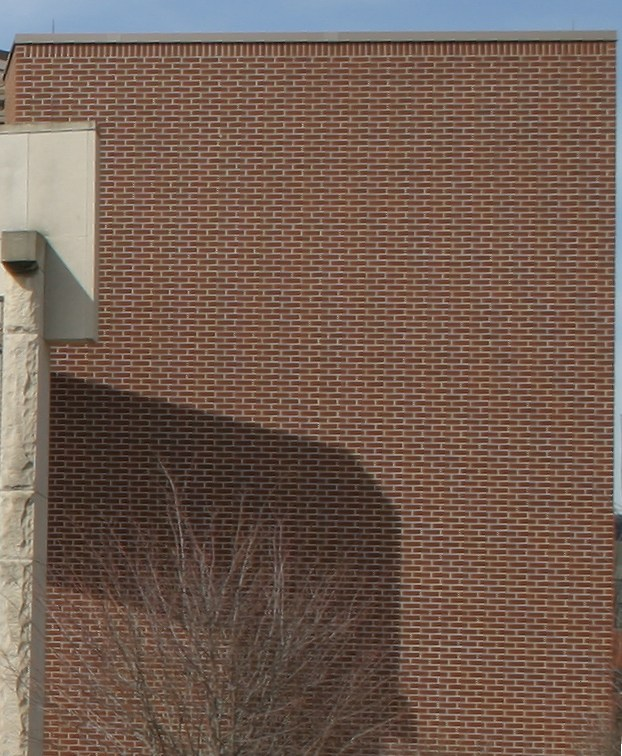
#> input picture W4/wall.jpg, 622 x 756 px
$ jupyter execute W4_exercise.ipynb   (shell and % lines are left out)   (older library calls are emulated)
#> lines starting #> are read from the running program, lines starting #| are printed output that depends on the picture; long printed decimals are rounded
# Week 4: Fourier transform: filtering and sampling

The exercise of this week is about Fourier Transform, image filtering and sampling. First load the following libraries that will be necessary.

[cell 1]

from time import time
from skimage.io import imread
from skimage.color import rgb2gray
from scipy.ndimage import convolve
from scipy.fftpack import fft2, ifft2, fftshift
from matplotlib.pyplot import imshow, show, figure
import numpy as np

Load the two images wall.jpg and sidewalk.jpg.

[cell 2]
wall = np.array(imread('wall.jpg'), dtype=np.float) / 255.
wall_gray = rgb2gray(wall)
imshow(wall)

[cell 3]
side = np.array(imread('sidewalk.jpg'), dtype=np.float) / 255.
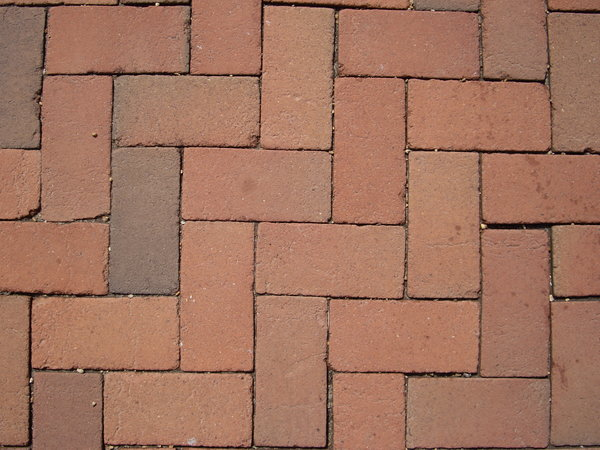
#> input picture W4/sidewalk.jpg, 600 x 450 px
side_gray = rgb2gray(side)
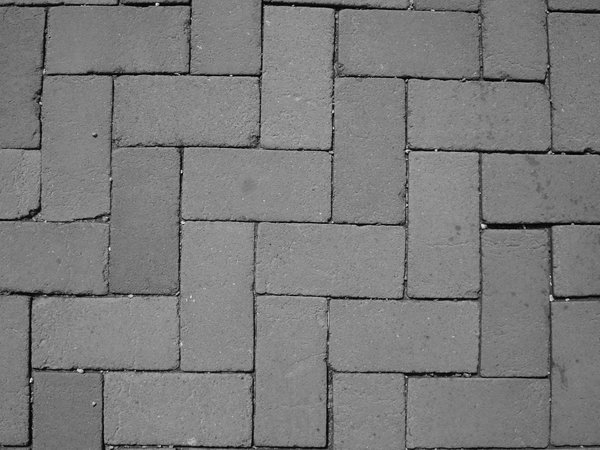
#> side_gray: shape (450, 600) float64; min 0.00333, max 0.941, mean 0.487
imshow(side)

Preliminary question: which of the two images has the most low pass content? Which one has the most high pass content?

Answer:

The following functions will be useful in the course of this tutorial: *fft2*, *ifft2*, *convolve* from scipy and the following function:

[cell 4]
def gaussian_filter(shape, sigma):
    """
    Returns a 2D gaussian filter specified by its shape and standard deviation.
    """
    m, n = [(ss - 1.) / 2. for ss in shape]
    y, x = np.ogrid[-m:m+1, -n:n+1]
    h = np.exp(-(x * x + y * y) / (2. * sigma * sigma))
    h[h < np.finfo(h.dtype).eps * h.max()] = 0
    sumh = h.sum()
    if sumh != 0:
        h /= sumh
    return h

## Part A: Filtering

Create three Gaussian filters:
- one 5x5 Gaussian low pass filter with standard deviation 1
- one 15x15 Gaussian high pass filter with standard deviation 3.5. Hint: the high pass content of an image can be extracted by subtracting the low pass filtered image from the original image. Hence, you can get a high pass filter kernel from a low pass one by subtracting the low pass filter kernel from a unit impulse filter. A unit impulse filter is a filter full of 0s with a single 1 in the middle, that once convolved with an image returns the same image.
- one band pass filter. To do this, create first a 15x15 Gaussian filter with standard deviation 1 and then convolve this low pass filter with the previous high pass filter to create the band pass filter. Indeed, convolution is associative: img * band_pass = (img * low_pass) * high_pass = img * (low_pass * high_pass).

You can then visualize your filters in spatial and frequency domains (using *fft2* and *fftshift* from scipy for the latter). Since the filters are complex in the frequency domain, use *np.abs()* to display the magnitude of the filter.

[cell 5]
# Low pass filter
# Enter your code here
lpf = gaussian_filter([5,5],1)

# High pass filter
# Enter your code here
uif= np.zeros([15,15])
uif[7,7]=1
lpf2 = gaussian_filter([15,15],3.5)
hpf = uif-lpf2

# Band pass filter
# Enter your code here
pre_bpf = gaussian_filter([15,15],1)
bpf=convolve(pre_bpf,hpf)

imshow(hpf,cmap='gray')
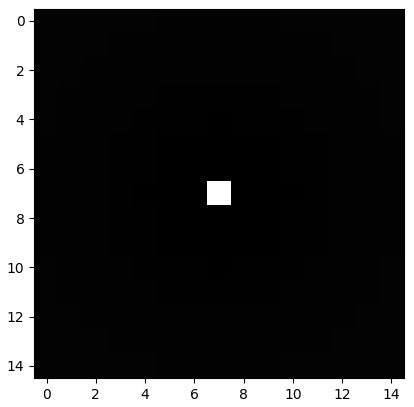
#> figure drawn by matplotlib, 1 panel

Apply these three filters to the two sample grayscale images in spatial domain first by convolving the image with the kernel, and in frequency domain secondly by taking the Fourier tranform of both the image and the filter kernel and multiplying them. Compare the runtimes of spatial and frequency domain filtering, using the *time* function of python. Compare the filtering results of two images by visualizing the filtered images in both spatial and frequency domains. Check that your initial guess about the low/high pass content of the images is correct.

### Filtering in spatial domain

[cell 6]
print("Original image:")
imshow(wall_gray, cmap='gray')
show()

# Enter your code here
start=time()
wall_lpf=convolve(wall_gray,lpf)
end=time()
imshow(wall_lpf, cmap='gray')
show()
print(str(end-start))

start=time()
wall_hpf=convolve(wall_gray,hpf)
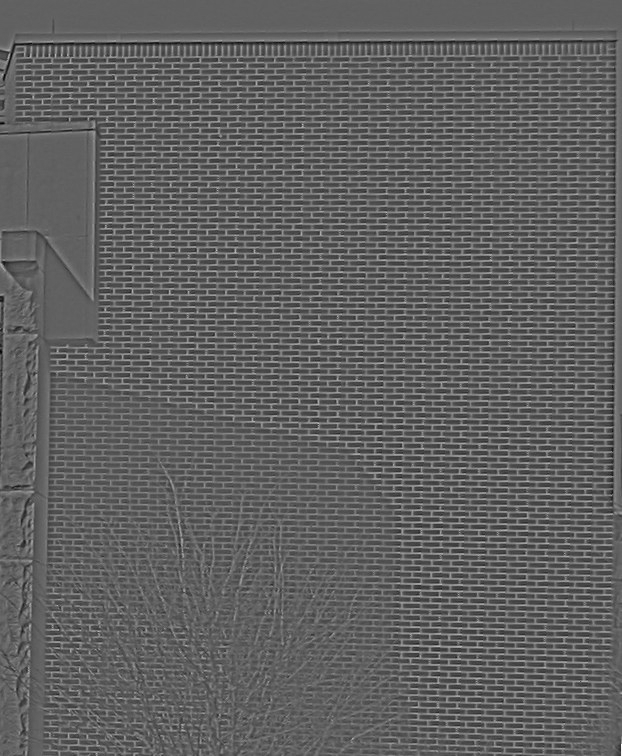
#> wall_hpf: shape (756, 622) float64; min -0.357, max 0.582, mean 9.05e-17; drawn with min black and max white
end=time()
imshow(wall_hpf, cmap='gray')
show()
print(str(end-start))

start=time()
wall_bpf=convolve(wall_gray,bpf)
end=time()
imshow(wall_bpf, cmap='gray')
show()
print(str(end-start))

[cell 7]
print("Original image:")
imshow(side_gray, cmap='gray')
show()


# Enter your code here
start=time()
side_lpf=convolve(side_gray,lpf)
end=time()
imshow(side_lpf, cmap='gray')
show()
print(str(end-start))

start=time()
side_hpf=convolve(side_gray,hpf)
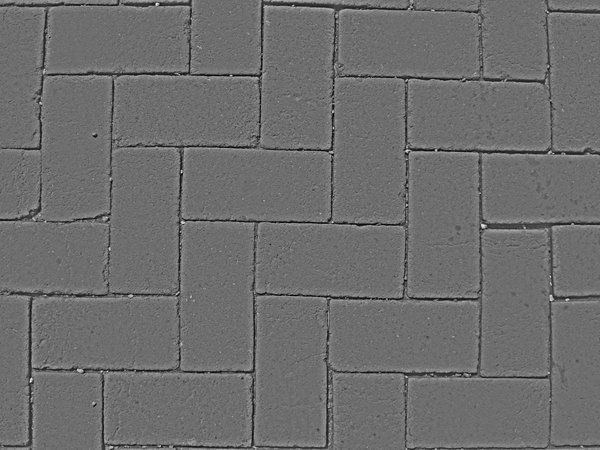
#> side_hpf: shape (450, 600) float64; min -0.445, max 0.585, mean 1.08e-16; drawn with min black and max white
end=time()
imshow(side_hpf, cmap='gray')
show()
print(str(end-start))

start=time()
side_bpf=convolve(side_gray,bpf)
end=time()
imshow(side_bpf, cmap='gray')
show()
print(str(end-start))

### Filtering in frequency domain

Note: the output of *ifft2* is a numpy array with complex values. You can use the command *.astype(float)* to convert it back to real numbers.

[cell 8]
print("Original image:")
imshow(wall_gray, cmap='gray')
show()


def timer(picture,filter):    #returns time needed
    start = time()
    fft_pic=fft2(picture)
    fft_filter=fft2(filter,picture.shape)
    result=ifft2(np.multiply(fft_pic,fft_filter)).astype(float)
    end=time()
    imshow(result,cmap='gray')
    show()
    return end-start

print(str(timer(wall_gray,lpf)))
#| 0.1224
print(str(timer(wall_gray,hpf)))
#| 0.1107
print(str(timer(wall_gray,bpf)))
#> in timer (call 3), `result=ifft2(np.multiply(fft_pic,fft_filter)).astype(float)`:
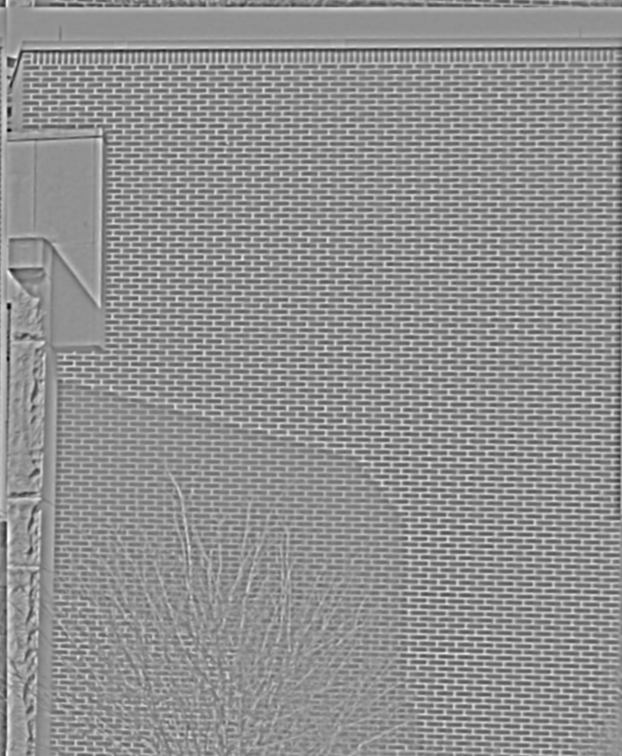
#> result: shape (756, 622) float64; min -0.263, max 0.198, mean 1.05e-16; drawn with min black and max white
#| 0.1204

'''
fft_wall_gray=fft2(wall_gray)
#For having the correct shape for multpilication, we adjust the shape of the frequency filter to that of the picture
fft_lpf=fft2(lpf,wall_gray.shape)
fft_hpf=fft2(hpf,wall_gray.shape)
fft_bpf=fft2(bpf,wall_gray.shape)

imshow(fftshift(fft_wall_gray).astype(float), cmap='gray')
show()
fft_wall_lpf=ifft2(fft_wall_gray*fft_lpf).astype(float)
fft_wall_hpf=ifft2(fft_wall_gray*fft_hpf).astype(float)
fft_wall_bpf=ifft2(fft_wall_gray*fft_bpf).astype(float)

imshow(fft_wall_bpf, cmap='gray')
show()
# Enter your code here
'''

[cell 9]
print("Original image:")
imshow(side_gray, cmap='gray')
show()


print(str(timer(side_gray,lpf)))
#| 0.03315
print(str(timer(side_gray,hpf)))
#| 0.03733
print(str(timer(side_gray,bpf)))
#| 0.03478

## Part B: Sampling

Downsample both images to one fourth of the resolution by taking every second row and column. You can use numpy array slicing for this: *my_array[start:end:step]*. Compare the results in terms of distortions and unexpected effects. Explain why the quality of the two downsampled images differ.

[cell 10]
# Enter your code here
#color -> add ,:
w2=wall[0:-1:2,0:-1:2,:]
imshow(w2)
show()
w4=wall[0:-1:4,0:-1:4,:]
imshow(w4)
show()

s2=side[0:-1:2,0:-1:2,:]
imshow(s2)
show()
s4=side[0:-1:4,0:-1:4,:]
imshow(s4)
show()

Create three 15x15 Gaussian low pass filters with standard deviations 0.5, 1 and 1.5 and apply them to the color image wall.jpg. You can filter the three channels separately and gather them in an RGB image with the numpy function *np.stack([r_img, g_img, b_img], axis=-1)*. Downsample the three filtered images to one fourth resolution. Compare the resulting downsampled images in terms of quality.

[cell 11]
# Create the filters
# Enter your code here
f1=gaussian_filter((15,15),0.5)
f2=gaussian_filter((15,15),1)
f3=gaussian_filter((15,15),1.5)

# Convolve them with the RGB image
# Enter your code here
f11=convolve(wall[:,:,0],f1)
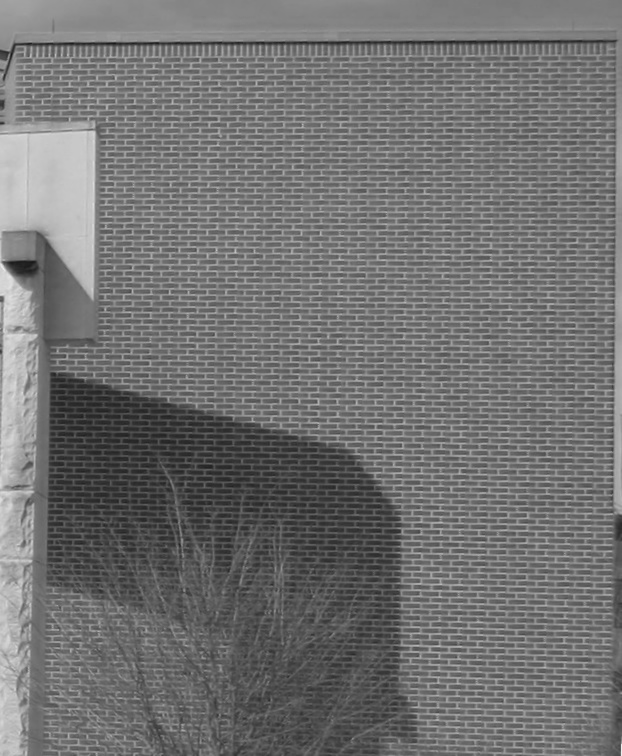
#> f11: shape (756, 622) float64; min 0.096, max 0.932, mean 0.448
f12=convolve(wall[:,:,1],f1)
f13=convolve(wall[:,:,2],f1)
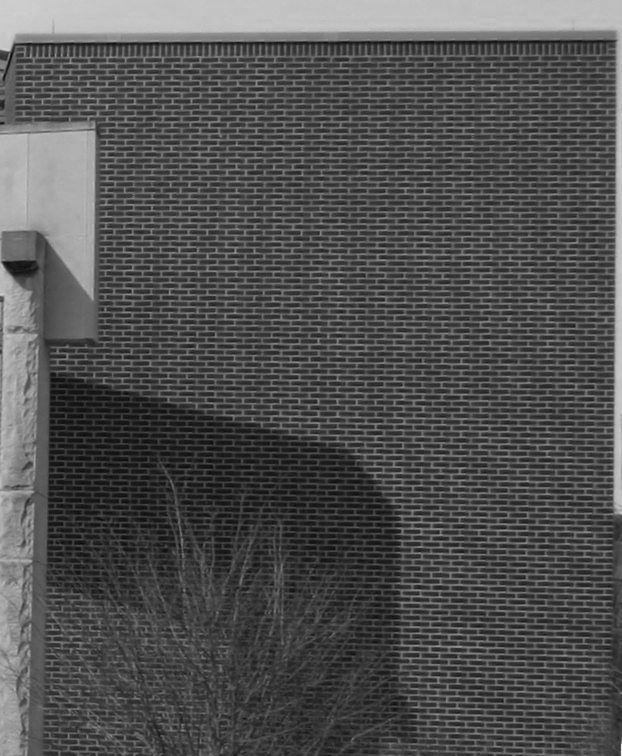
#> f13: shape (756, 622) float64; min 0.0333, max 0.902, mean 0.319

f1rgb=np.stack([f11,f12,f13],axis=-1)

f21=convolve(wall[:,:,0],f2)
f22=convolve(wall[:,:,1],f2)
f23=convolve(wall[:,:,2],f2)

f2rgb=np.stack([f21,f22,f23],axis=-1)

f31=convolve(wall[:,:,0],f3)
f32=convolve(wall[:,:,1],f3)
f33=convolve(wall[:,:,2],f3)

f3rgb=np.stack([f31,f32,f33],axis=-1)

imshow(f1rgb)
show()
imshow(f2rgb)
show()
imshow(f2rgb)
show()

# Downsample the resulting images
# Enter your code here
f14=f1rgb[0:-1:4,0:-1:4,:]
imshow(f14)
show()
f24=f2rgb[0:-1:4,0:-1:4,:]
imshow(f24)
show()
f34=f3rgb[0:-1:4,0:-1:4,:]
imshow(f34)
show()

#Clearly less artifacts with smoothing

## Bonus: for those that finished earlier

Load the blurred road signs image and using your fresh knowledge about filters, design the perfect filter to make the text readable.

[cell 12]
blurred_road_signs = np.array(imread('blurred_road_signs.jpg', as_gray=True), dtype=np.float) / 255.
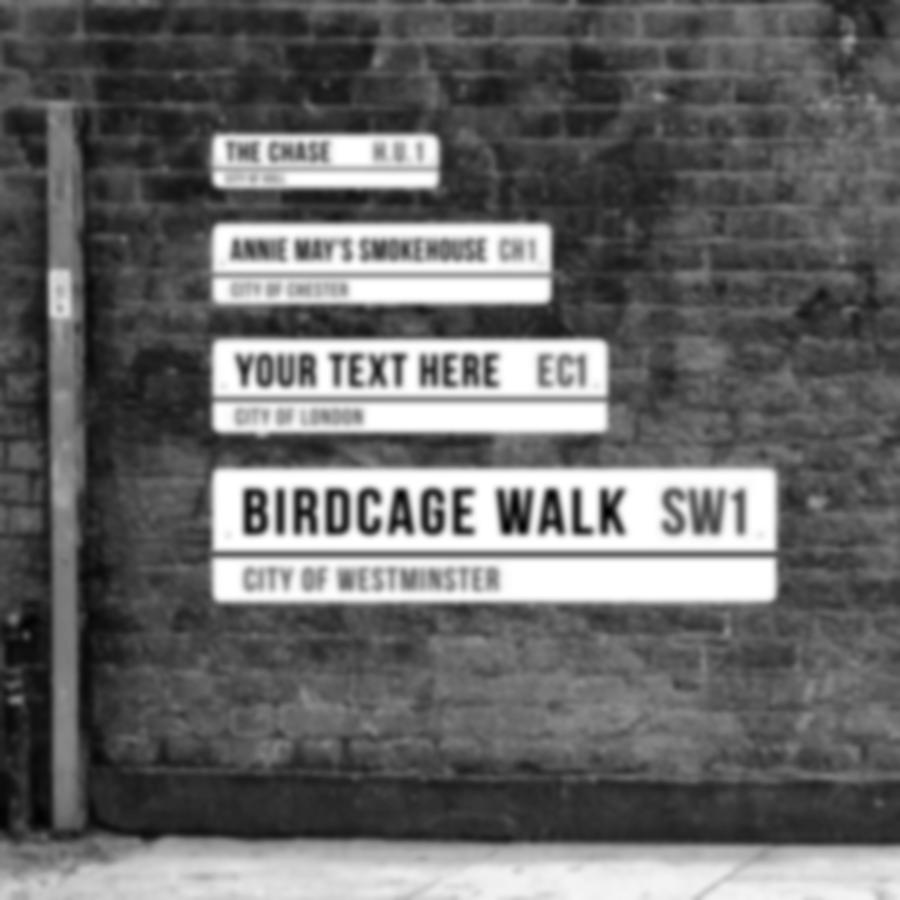
#> input picture W4/blurred_road_signs.jpg, 900 x 900 px
#> blurred_road_signs: shape (900, 900) float64; min 0, max 0.00392, mean 0.00161

figure(figsize=(10, 10))
imshow(blurred_road_signs, cmap='gray')
show()

#Create Highpass filter
uif= np.zeros([5,5])
uif[2,2]=1
lpf2 = gaussian_filter([5,5],1.6)
filter = uif-lpf2

result=convolve(blurred_road_signs,filter)
#> result: shape (900, 900) float64
'''
#Edge detection did not really help
filterX=np.array([[1,2,1],[0,0,0],[-1,-2,-1]])
filterY=filterX.T
x=convolve(result,filterX)**2
y=convolve(result,filterY)**2
result = np.sqrt((x+y))*100
'''
figure(figsize=(10, 10))
imshow(result,cmap='gray')
show()


print(timer(blurred_road_signs,hpf))
#> in timer (call 7), `result=ifft2(np.multiply(fft_pic,fft_filter)).astype(float)`:
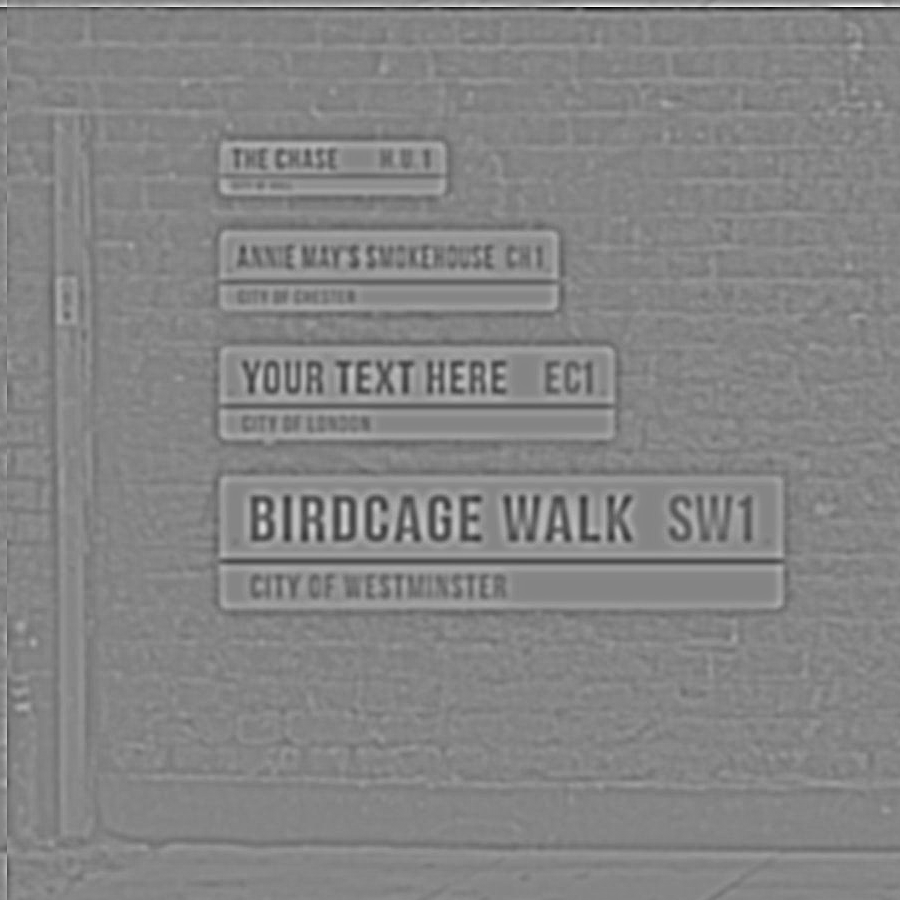
#> result: shape (900, 900) float64; min -0.00156, max 0.00143, mean 3.56e-19; drawn with min black and max white
#| 0.1485
